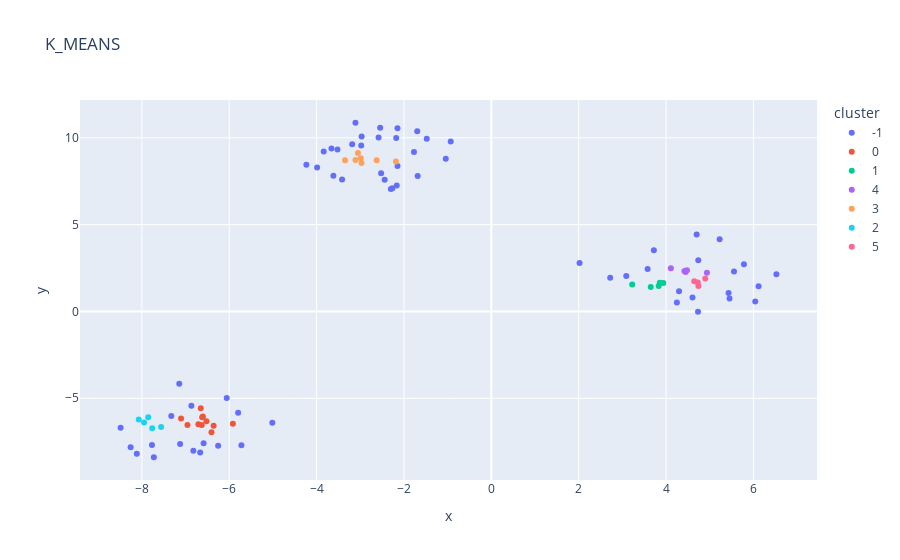

Here is the notebook cell this chart was saved with:
### Code cell
import plotly.express as px
import pandas as pd
df = pd.DataFrame(X,columns=['x','y'])
df['cluster'] = labels.astype(str)
fig = px.scatter(df,x = 'x',y = 'y',color='cluster',title='K_MEANS')
fig.show()

### Figure 1 — Plotly figure (JSON) as saved in the notebook; plotly's stock layout.template omitted (floating-point values rounded to 4 significant figures)
{"data": [{"hovertemplate": "cluster=-1<br>x=%{x}<br>y=%{y}<extra></extra>", "legendgroup": "-1", "marker": {"color": "#636efa", "symbol": "circle"}, "mode": "markers", "name": "-1", "orientation": "v", "showlegend": true, "type": "scatter", "x": [-7.726, 5.453, -2.979, 6.043, -2.178, 4.737, -3.66, -3.616, -1.771, -2.581, -7.326, -2.148, -2.545, -2.97, -6.254, -8.117, -5.721, -0.93, -2.442, 5.555, 4.732, -8.257, 4.605, -3.837, 3.578, -8.487, -6.867, 2.02, -1.697, -6.058, -3.522, -2.267, 6.118, -4.234, -6.587, -7.125, 2.721, -7.144, -6.666, 4.7, -7.769, 4.297, -2.166, 5.431, -6.821, 6.526, 3.089, -2.148, -1.687, -5.014, -2.523, -2.3, -1.044, 3.72, -3.988, 4.248, 5.783, -3.417, 5.227, -3.111, -3.186, -1.478, -5.797], "xaxis": "x", "y": [-8.395, 0.7423, 9.557, 0.5713, 9.99, 2.942, 9.39, 7.818, 9.186, 10.02, -6.024, 10.55, 10.58, 10.07, -7.737, -8.201, -7.701, 9.782, 7.59, 2.302, -0.0144, -7.818, 0.8045, 9.211, 2.447, -6.695, -5.427, 2.795, 10.37, -4.983, 9.329, 7.101, 1.455, 8.452, -7.594, -7.634, 1.947, -4.16, -8.126, 4.436, -7.696, 1.171, 7.251, 1.064, -8.023, 2.148, 2.042, 8.369, 7.793, -6.406, 7.957, 7.055, 8.789, 3.523, 8.294, 0.5097, 2.725, 7.602, 4.164, 10.87, 9.626, 9.946, -5.826], "yaxis": "y"}, {"hovertemplate": "cluster=0<br>x=%{x}<br>y=%{y}<extra></extra>", "legendgroup": "0", "marker": {"color": "#EF553B", "symbol": "circle"}, "mode": "markers", "name": "0", "orientation": "v", "showlegend": true, "type": "scatter", "x": [-6.522, -6.652, -6.358, -6.603, -6.406, -6.957, -6.706, -6.62, -7.103, -6.629, -5.916], "xaxis": "x", "y": [-6.319, -5.573, -6.583, -6.053, -6.953, -6.539, -6.495, -6.098, -6.166, -6.534, -6.467], "yaxis": "y"}, {"hovertemplate": "cluster=1<br>x=%{x}<br>y=%{y}<extra></extra>", "legendgroup": "1", "marker": {"color": "#00cc96", "symbol": "circle"}, "mode": "markers", "name": "1", "orientation": "v", "showlegend": true, "type": "scatter", "x": [3.649, 3.225, 3.831, 3.938, 3.857], "xaxis": "x", "y": [1.407, 1.553, 1.471, 1.646, 1.651], "yaxis": "y"}, {"hovertemplate": "cluster=4<br>x=%{x}<br>y=%{y}<extra></extra>", "legendgroup": "4", "marker": {"color": "#ab63fa", "symbol": "circle"}, "mode": "markers", "name": "4", "orientation": "v", "showlegend": true, "type": "scatter", "x": [4.42, 4.936, 4.448, 4.11, 4.479], "xaxis": "x", "y": [2.33, 2.234, 2.275, 2.486, 2.377], "yaxis": "y"}, {"hovertemplate": "cluster=3<br>x=%{x}<br>y=%{y}<extra></extra>", "legendgroup": "3", "marker": {"color": "#FFA15A", "symbol": "circle"}, "mode": "markers", "name": "3", "orientation": "v", "showlegend": true, "type": "scatter", "x": [-3.054, -2.973, -3.11, -2.185, -2.988, -2.625, -3.348], "xaxis": "x", "y": [9.125, 8.549, 8.723, 8.629, 8.829, 8.713, 8.705], "yaxis": "y"}, {"hovertemplate": "cluster=2<br>x=%{x}<br>y=%{y}<extra></extra>", "legendgroup": "2", "marker": {"color": "#19d3f3", "symbol": "circle"}, "mode": "markers", "name": "2", "orientation": "v", "showlegend": true, "type": "scatter", "x": [-7.951, -7.763, -7.854, -7.56, -8.071], "xaxis": "x", "y": [-6.398, -6.726, -6.093, -6.648, -6.224], "yaxis": "y"}, {"hovertemplate": "cluster=5<br>x=%{x}<br>y=%{y}<extra></extra>", "legendgroup": "5", "marker": {"color": "#FF6692", "symbol": "circle"}, "mode": "markers", "name": "5", "orientation": "v", "showlegend": true, "type": "scatter", "x": [4.645, 4.897, 4.74, 4.727], "xaxis": "x", "y": [1.739, 1.899, 1.47, 1.674], "yaxis": "y"}], "layout": {"legend": {"title": {"text": "cluster"}, "tracegroupgap": 0}, "title": {"text": "K_MEANS"}, "xaxis": {"anchor": "y", "domain": [0, 1], "title": {"text": "x"}}, "yaxis": {"anchor": "x", "domain": [0, 1], "title": {"text": "y"}}}}
